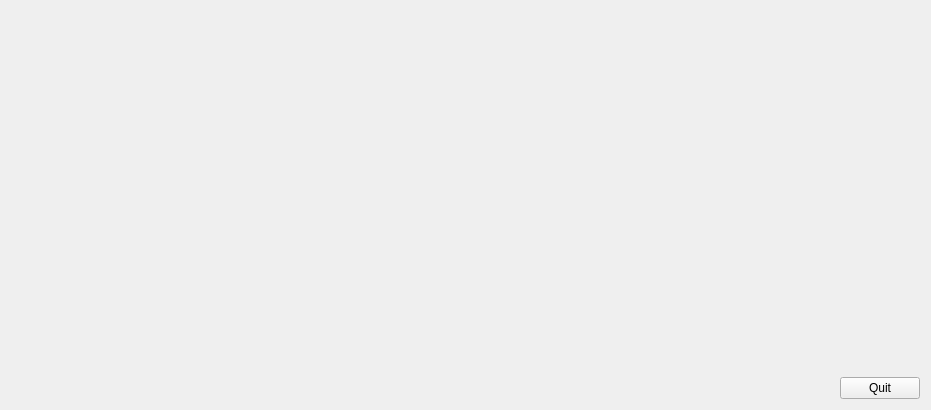
<?xml version="1.0" encoding="UTF-8"?>
<ui version="4.0">
 <class>MainWindow</class>
 <widget class="QMainWindow" name="MainWindow">
  <property name="geometry">
   <rect>
    <x>0</x>
    <y>0</y>
    <width>931</width>
    <height>410</height>
   </rect>
  </property>
  <property name="windowTitle">
   <string>MainWindow</string>
  </property>
  <widget class="QWidget" name="centralWidget">
   <layout class="QHBoxLayout" name="horizontalLayout">
    <item>
     <widget class="kunScreen" name="widget_2" native="true">
      <property name="sizePolicy">
       <sizepolicy hsizetype="Expanding" vsizetype="Preferred">
        <horstretch>0</horstretch>
        <verstretch>0</verstretch>
       </sizepolicy>
      </property>
     </widget>
    </item>
    <item>
     <widget class="GLWidget" name="widget" native="true">
      <property name="sizePolicy">
       <sizepolicy hsizetype="Expanding" vsizetype="Preferred">
        <horstretch>0</horstretch>
        <verstretch>0</verstretch>
       </sizepolicy>
      </property>
     </widget>
    </item>
    <item>
     <layout class="QVBoxLayout" name="verticalLayout">
      <item>
       <spacer name="verticalSpacer">
        <property name="orientation">
         <enum>Qt::Vertical</enum>
        </property>
        <property name="sizeHint" stdset="0">
         <size>
          <width>20</width>
          <height>40</height>
         </size>
        </property>
       </spacer>
      </item>
      <item>
       <widget class="QPushButton" name="pushButton">
        <property name="sizePolicy">
         <sizepolicy hsizetype="Minimum" vsizetype="Fixed">
          <horstretch>0</horstretch>
          <verstretch>0</verstretch>
         </sizepolicy>
        </property>
        <property name="text">
         <string>Quit</string>
        </property>
       </widget>
      </item>
     </layout>
    </item>
   </layout>
  </widget>
 </widget>
 <layoutdefault spacing="6" margin="11"/>
 <customwidgets>
  <customwidget>
   <class>GLWidget</class>
   <extends>QWidget</extends>
   <header>glwidget.h</header>
   <container>1</container>
  </customwidget>
  <customwidget>
   <class>kunScreen</class>
   <extends>QWidget</extends>
   <header>kunscreen.h</header>
   <container>1</container>
  </customwidget>
 </customwidgets>
 <resources/>
 <connections>
  <connection>
   <sender>pushButton</sender>
   <signal>clicked()</signal>
   <receiver>MainWindow</receiver>
   <slot>close()</slot>
   <hints>
    <hint type="sourcelabel">
     <x>603</x>
     <y>428</y>
    </hint>
    <hint type="destinationlabel">
     <x>625</x>
     <y>376</y>
    </hint>
   </hints>
  </connection>
 </connections>
</ui>
